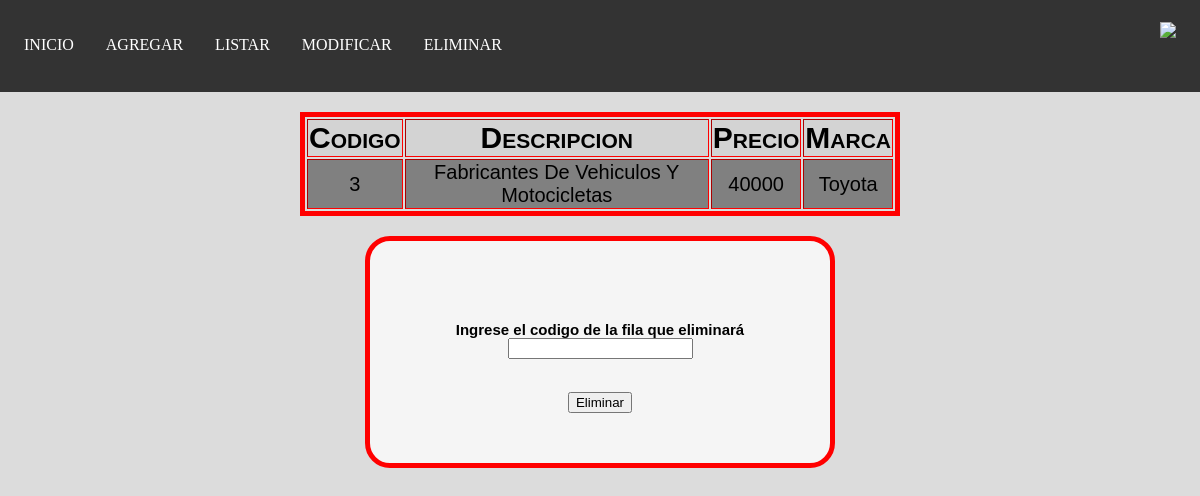
/elProd.php, run on the app's committed database.
### tables this page shows
CREATE TABLE `productor` (
  `codigo` int(11) NOT NULL,
  `descripcion` varchar(255) DEFAULT NULL,
  `precio` int(11) NOT NULL,
  `marca` varchar(50) DEFAULT NULL
);

### elProd.php (the view, shortened to what this page needs)
<!DOCTYPE html>
<html lang="en">
<head>
    <link rel="stylesheet" href="main.css">
</head>
<body>
    <ul>
        <li><a href="main.php">INICIO</a></li>
        <li><a href="agregar.php">AGREGAR</a></li>
        <li><a href="listar.php">LISTAR</a></li>
        <li><a href="modificar.php">MODIFICAR</a></li>
        <li><a href="eliminar.php">ELIMINAR</a></li>
        <li class="name"><img class="nav" src="../SaltarinBD/logo_main.png"></li>
    </ul>
    <?php
    include 'conexion.php';
    $sql="SELECT * FROM Productor";
    $tabla=mysqli_query($link,$sql) or die ("Error en la consulta");
    $cantFilas=mysqli_num_rows($tabla);
        echo("<table border='1'>");
        for ($z=0;$z<=$cantFilas;$z++){
        if ($z==0){
            echo("
            <th>Codigo</th>
            <th>Descripcion</th>
            <th>Precio</th>
            <th>Marca</th>
            ");
        }
        else{
            $fila=mysqli_fetch_array($tabla);
            echo("<tr>");
            echo("<td>".$fila["codigo"]."</td>");
            echo("<td>".$fila["descripcion"]."</td>");
            echo("<td>".$fila["precio"]."</td>");
            echo("<td>".$fila["marca"]."</td>");
        }
        }
        echo("</table>");
    ?>
    <form action="eliminadoProd.php" method="post">
        <div class="flex-container">
            <div class="flex-dos">
                <p>Ingrese el codigo de la fila que eliminará<input type="number" name="codigo"></p>
                <input type="submit" value="Eliminar">
            </div>
        </div>
    </form>
</body>
</html>

### main.css (style rules this page uses)
body { background-color: gainsboro; text-align: center; }
.flex-container { display: flex; flex-flow:row wrap; justify-content: center; align-items: center; }
.flex-dos { background-color: whitesmoke; text-align: center; border-radius: 25px; padding: 50px; margin: 10px; font-family: 'Franklin Gothic Medium', 'Arial Narrow', Arial, sans-serif; font-weight: bolder; font-size: 20px; border: solid red 5px; margin-top: 20px; }
p { font-family: 'Franklin Gothic Medium', 'Arial Narrow', Arial, sans-serif; font-size: 15px; width: 300px; margin: 15px; padding: 15px; }
ul { list-style-type: none; margin: -10px; padding: 10px; overflow: hidden; background-color: #333; }
li { float: left; }
li a { display: block; color: white; text-align: center; padding: 28px 16px; text-decoration: none; font-variant:small-caps; }
.name { display: block; float: right; padding: 14px 16px; text-decoration: none; font-variant:small-caps; }
.nav { width: 70px; }
table { text-align: center; border: solid 5px red; width: 600px; margin-top: 30px; margin-left: auto; margin-right: auto; }
td { background-color: grey; text-transform: capitalize; font-family: 'Franklin Gothic Medium', 'Arial Narrow', Arial, sans-serif; font-size: 20px; }
th { background-color: lightgrey; font-variant: small-caps; font-family: 'Franklin Gothic Medium', 'Arial Narrow', Arial, sans-serif; font-size: 30px; }
a { text-decoration: none; color: black; }

### data on the page
productor: codigo "3", descripcion "Fabricantes De Vehiculos Y Motocicletas", precio "40000", marca "Toyota"
